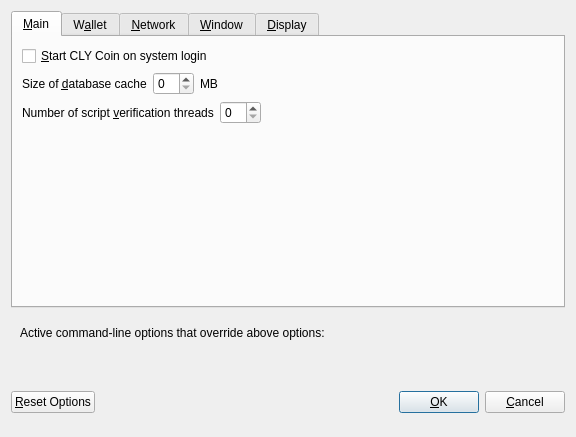
<?xml version="1.0" encoding="UTF-8"?>
<ui version="4.0">
 <class>OptionsDialog</class>
 <widget class="QDialog" name="OptionsDialog">
  <property name="geometry">
   <rect>
    <x>0</x>
    <y>0</y>
    <width>576</width>
    <height>402</height>
   </rect>
  </property>
  <property name="windowTitle">
   <string>Options</string>
  </property>
  <property name="modal">
   <bool>true</bool>
  </property>
  <layout class="QVBoxLayout" name="verticalLayout">
   <item>
    <widget class="QTabWidget" name="tabWidget">
     <property name="currentIndex">
      <number>0</number>
     </property>
     <widget class="QWidget" name="tabMain">
      <attribute name="title">
       <string>&amp;Main</string>
      </attribute>
      <layout class="QVBoxLayout" name="verticalLayout_Main">
       <item>
        <widget class="QCheckBox" name="bitcoinAtStartup">
         <property name="toolTip">
          <string>Automatically start CLY Coin after logging in to the system.</string>
         </property>
         <property name="text">
          <string>&amp;Start CLY Coin on system login</string>
         </property>
        </widget>
       </item>
       <item>
        <layout class="QHBoxLayout" name="horizontalLayout_2_Main">
         <item>
          <widget class="QLabel" name="databaseCacheLabel">
           <property name="text">
            <string>Size of &amp;database cache</string>
           </property>
           <property name="textFormat">
            <enum>Qt::PlainText</enum>
           </property>
           <property name="buddy">
            <cstring>databaseCache</cstring>
           </property>
          </widget>
         </item>
         <item>
          <widget class="QSpinBox" name="databaseCache"/>
         </item>
         <item>
          <widget class="QLabel" name="databaseCacheUnitLabel">
           <property name="text">
            <string>MB</string>
           </property>
           <property name="textFormat">
            <enum>Qt::PlainText</enum>
           </property>
          </widget>
         </item>
         <item>
          <spacer name="horizontalSpacer_2_Main">
           <property name="orientation">
            <enum>Qt::Horizontal</enum>
           </property>
           <property name="sizeHint" stdset="0">
            <size>
             <width>40</width>
             <height>20</height>
            </size>
           </property>
          </spacer>
         </item>
        </layout>
       </item>
       <item>
        <layout class="QHBoxLayout" name="horizontalLayout_3_Main">
         <item>
          <widget class="QLabel" name="threadsScriptVerifLabel">
           <property name="text">
            <string>Number of script &amp;verification threads</string>
           </property>
           <property name="textFormat">
            <enum>Qt::PlainText</enum>
           </property>
           <property name="buddy">
            <cstring>threadsScriptVerif</cstring>
           </property>
          </widget>
         </item>
         <item>
          <widget class="QSpinBox" name="threadsScriptVerif">
           <property name="toolTip">
            <string>(0 = auto, &lt;0 = leave that many cores free)</string>
           </property>
          </widget>
         </item>
         <item>
          <spacer name="horizontalSpacer_3_Main">
           <property name="orientation">
            <enum>Qt::Horizontal</enum>
           </property>
           <property name="sizeHint" stdset="0">
            <size>
             <width>40</width>
             <height>20</height>
            </size>
           </property>
          </spacer>
         </item>
        </layout>
       </item>
       <item>
        <spacer name="verticalSpacer_Main">
         <property name="orientation">
          <enum>Qt::Vertical</enum>
         </property>
         <property name="sizeHint" stdset="0">
          <size>
           <width>20</width>
           <height>40</height>
          </size>
         </property>
        </spacer>
       </item>
      </layout>
     </widget>
     <widget class="QWidget" name="tabWallet">
      <attribute name="title">
       <string>W&amp;allet</string>
      </attribute>
      <layout class="QVBoxLayout" name="verticalLayout_Wallet">
       <item>
        <widget class="QGroupBox" name="groupBox">
         <property name="title">
          <string>Expert</string>
         </property>
         <layout class="QVBoxLayout" name="verticalLayout_2">
          <item>
           <widget class="QCheckBox" name="coinControlFeatures">
            <property name="toolTip">
             <string>Whether to show coin control features or not.</string>
            </property>
            <property name="text">
             <string>Enable coin &amp;control features</string>
            </property>
           </widget>
          </item>
          <item>
           <widget class="QCheckBox" name="showMasternodesTab">
            <property name="toolTip">
             <string>Show additional tab listing all your masternodes in first sub-tab&lt;br/&gt;and all masternodes on the network in second sub-tab.</string>
            </property>
            <property name="text">
             <string>Show Masternodes Tab</string>
            </property>
           </widget>
          </item>
          <item>
           <widget class="QCheckBox" name="showAdvancedPSUI">
            <property name="toolTip">
             <string>Show additional information and buttons for PrivateSend on overview screen.</string>
            </property>
            <property name="text">
             <string>Enable advanced PrivateSend interface</string>
            </property>
           </widget>
          </item>
          <item>
           <widget class="QCheckBox" name="lowKeysWarning">
            <property name="toolTip">
             <string>Show warning dialog when PrivateSend detects that wallet has very low number of keys left.</string>
            </property>
            <property name="text">
             <string>Warn if PrivateSend is running out of keys</string>
            </property>
           </widget>
          </item>
          <item>
           <widget class="QCheckBox" name="privateSendMultiSession">
            <property name="toolTip">
             <string>Whether to use experimental PrivateSend mode with multiple mixing sessions per block.&lt;br/&gt;Note: You must use this feature carefully.&lt;br/&gt;Make sure you always have recent wallet (auto)backup in a safe place!</string>
            </property>
            <property name="text">
             <string>Enable PrivateSend &amp;multi-session</string>
            </property>
           </widget>
          </item>
          <item>
           <widget class="QCheckBox" name="spendZeroConfChange">
            <property name="toolTip">
             <string>If you disable the spending of unconfirmed change, the change from a transaction&lt;br/&gt;cannot be used until that transaction has at least one confirmation.&lt;br/&gt;This also affects how your balance is computed.</string>
            </property>
            <property name="text">
             <string>&amp;Spend unconfirmed change</string>
            </property>
           </widget>
          </item>
         </layout>
        </widget>
       </item>
       <item>
        <layout class="QHBoxLayout" name="horizontalLayout_4_Wallet">
         <item>
          <widget class="QLabel" name="label">
           <property name="toolTip">
            <string>This setting determines the amount of individual masternodes that an input will be anonymized through.&lt;br/&gt;More rounds of anonymization gives a higher degree of privacy, but also costs more in fees.</string>
           </property>
           <property name="text">
            <string>PrivateSend rounds to use</string>
           </property>
          </widget>
         </item>
         <item>
          <widget class="QSpinBox" name="privateSendRounds">
           <property name="minimum">
            <number>2</number>
           </property>
           <property name="maximum">
            <number>8</number>
           </property>
           <property name="value">
            <number>4</number>
           </property>
          </widget>
         </item>
        </layout>
       </item>
       <item>
        <layout class="QHBoxLayout" name="horizontalLayout">
         <item>
          <widget class="QLabel" name="label_2">
           <property name="toolTip">
            <string>This amount acts as a threshold to turn off PrivateSend once it's reached.</string>
           </property>
           <property name="statusTip">
            <string notr="true"/>
           </property>
           <property name="whatsThis">
            <string notr="true"/>
           </property>
           <property name="accessibleName">
            <string notr="true"/>
           </property>
           <property name="accessibleDescription">
            <string notr="true"/>
           </property>
           <property name="text">
            <string>Amount of CLYCoin to keep anonymized</string>
           </property>
          </widget>
         </item>
         <item>
          <widget class="QSpinBox" name="privateSendAmount">
           <property name="minimum">
            <number>2</number>
           </property>
           <property name="maximum">
            <number>2000</number>
           </property>
           <property name="singleStep">
            <number>10</number>
           </property>
           <property name="value">
            <number>1000</number>
           </property>
          </widget>
         </item>
        </layout>
       </item>
       <item>
        <spacer name="verticalSpacer_Wallet">
         <property name="orientation">
          <enum>Qt::Vertical</enum>
         </property>
         <property name="sizeHint" stdset="0">
          <size>
           <width>20</width>
           <height>40</height>
          </size>
         </property>
        </spacer>
       </item>
      </layout>
     </widget>
     <widget class="QWidget" name="tabNetwork">
      <attribute name="title">
       <string>&amp;Network</string>
      </attribute>
      <layout class="QVBoxLayout" name="verticalLayout_Network">
       <item>
        <widget class="QCheckBox" name="mapPortUpnp">
         <property name="toolTip">
          <string>Automatically open the CLY Coin client port on the router. This only works when your router supports UPnP and it is enabled.</string>
         </property>
         <property name="text">
          <string>Map port using &amp;UPnP</string>
         </property>
        </widget>
       </item>
       <item>
        <widget class="QCheckBox" name="allowIncoming">
         <property name="toolTip">
          <string>Accept connections from outside</string>
         </property>
         <property name="text">
          <string>Allow incoming connections</string>
         </property>
        </widget>
       </item>
       <item>
        <widget class="QCheckBox" name="connectSocks">
         <property name="toolTip">
          <string>Connect to the CLYCoin network through a SOCKS5 proxy.</string>
         </property>
         <property name="text">
          <string>&amp;Connect through SOCKS5 proxy (default proxy):</string>
         </property>
        </widget>
       </item>
       <item>
        <layout class="QHBoxLayout" name="horizontalLayout_1_Network">
         <item>
          <widget class="QLabel" name="proxyIpLabel">
           <property name="text">
            <string>Proxy &amp;IP:</string>
           </property>
           <property name="textFormat">
            <enum>Qt::PlainText</enum>
           </property>
           <property name="buddy">
            <cstring>proxyIp</cstring>
           </property>
          </widget>
         </item>
         <item>
          <widget class="QValidatedLineEdit" name="proxyIp">
           <property name="minimumSize">
            <size>
             <width>140</width>
             <height>0</height>
            </size>
           </property>
           <property name="maximumSize">
            <size>
             <width>140</width>
             <height>16777215</height>
            </size>
           </property>
           <property name="toolTip">
            <string>IP address of the proxy (e.g. IPv4: 127.0.0.1 / IPv6: ::1)</string>
           </property>
          </widget>
         </item>
         <item>
          <widget class="QLabel" name="proxyPortLabel">
           <property name="text">
            <string>&amp;Port:</string>
           </property>
           <property name="textFormat">
            <enum>Qt::PlainText</enum>
           </property>
           <property name="buddy">
            <cstring>proxyPort</cstring>
           </property>
          </widget>
         </item>
         <item>
          <widget class="QLineEdit" name="proxyPort">
           <property name="minimumSize">
            <size>
             <width>55</width>
             <height>0</height>
            </size>
           </property>
           <property name="maximumSize">
            <size>
             <width>55</width>
             <height>16777215</height>
            </size>
           </property>
           <property name="toolTip">
            <string>Port of the proxy (e.g. 9050)</string>
           </property>
          </widget>
         </item>
         <item>
          <spacer name="horizontalSpacer_1_Network">
           <property name="orientation">
            <enum>Qt::Horizontal</enum>
           </property>
           <property name="sizeHint" stdset="0">
            <size>
             <width>40</width>
             <height>20</height>
            </size>
           </property>
          </spacer>
         </item>
        </layout>
       </item>
       <item>
        <layout class="QHBoxLayout" name="horizontalLayout_2_Network">
         <item>
          <widget class="QLabel" name="proxyActiveNets">
           <property name="text">
            <string>Used for reaching peers via:</string>
           </property>
           <property name="textFormat">
            <enum>Qt::PlainText</enum>
           </property>
          </widget>
         </item>
         <item>
          <widget class="QCheckBox" name="proxyReachIPv4">
           <property name="enabled">
            <bool>false</bool>
           </property>
           <property name="toolTip">
            <string>Shows, if the supplied default SOCKS5 proxy is used to reach peers via this network type.</string>
           </property>
           <property name="text">
            <string/>
           </property>
          </widget>
         </item>
         <item>
          <widget class="QLabel" name="proxyReachIPv4Label">
           <property name="text">
            <string>IPv4</string>
           </property>
           <property name="textFormat">
            <enum>Qt::PlainText</enum>
           </property>
          </widget>
         </item>
         <item>
          <widget class="QCheckBox" name="proxyReachIPv6">
           <property name="enabled">
            <bool>false</bool>
           </property>
           <property name="toolTip">
            <string>Shows, if the supplied default SOCKS5 proxy is used to reach peers via this network type.</string>
           </property>
           <property name="text">
            <string/>
           </property>
          </widget>
         </item>
         <item>
          <widget class="QLabel" name="proxyReachIPv6Label">
           <property name="text">
            <string>IPv6</string>
           </property>
           <property name="textFormat">
            <enum>Qt::PlainText</enum>
           </property>
          </widget>
         </item>
         <item>
          <widget class="QCheckBox" name="proxyReachTor">
           <property name="enabled">
            <bool>false</bool>
           </property>
           <property name="toolTip">
            <string>Shows, if the supplied default SOCKS5 proxy is used to reach peers via this network type.</string>
           </property>
           <property name="text">
            <string/>
           </property>
          </widget>
         </item>
         <item>
          <widget class="QLabel" name="proxyReachTorLabel">
           <property name="text">
            <string>Tor</string>
           </property>
           <property name="textFormat">
            <enum>Qt::PlainText</enum>
           </property>
          </widget>
         </item>
         <item>
          <spacer name="horizontalSpacer_2_Network">
           <property name="orientation">
            <enum>Qt::Horizontal</enum>
           </property>
           <property name="sizeHint" stdset="0">
            <size>
             <width>40</width>
             <height>20</height>
            </size>
           </property>
          </spacer>
         </item>
        </layout>
       </item>
       <item>
        <widget class="QCheckBox" name="connectSocksTor">
         <property name="toolTip">
          <string>Connect to the CLYCoin network through a separate SOCKS5 proxy for Tor hidden services.</string>
         </property>
         <property name="text">
          <string>Use separate SOCKS5 proxy to reach peers via Tor hidden services:</string>
         </property>
        </widget>
       </item>
       <item>
        <layout class="QHBoxLayout" name="horizontalLayout_3_Network">
         <item>
          <widget class="QLabel" name="proxyIpTorLabel">
           <property name="text">
            <string>Proxy &amp;IP:</string>
           </property>
           <property name="textFormat">
            <enum>Qt::PlainText</enum>
           </property>
           <property name="buddy">
            <cstring>proxyIpTor</cstring>
           </property>
          </widget>
         </item>
         <item>
          <widget class="QValidatedLineEdit" name="proxyIpTor">
           <property name="minimumSize">
            <size>
             <width>140</width>
             <height>0</height>
            </size>
           </property>
           <property name="maximumSize">
            <size>
             <width>140</width>
             <height>16777215</height>
            </size>
           </property>
           <property name="toolTip">
            <string>IP address of the proxy (e.g. IPv4: 127.0.0.1 / IPv6: ::1)</string>
           </property>
          </widget>
         </item>
         <item>
          <widget class="QLabel" name="proxyPortTorLabel">
           <property name="text">
            <string>&amp;Port:</string>
           </property>
           <property name="textFormat">
            <enum>Qt::PlainText</enum>
           </property>
           <property name="buddy">
            <cstring>proxyPortTor</cstring>
           </property>
          </widget>
         </item>
         <item>
          <widget class="QLineEdit" name="proxyPortTor">
           <property name="minimumSize">
            <size>
             <width>55</width>
             <height>0</height>
            </size>
           </property>
           <property name="maximumSize">
            <size>
             <width>55</width>
             <height>16777215</height>
            </size>
           </property>
           <property name="toolTip">
            <string>Port of the proxy (e.g. 9050)</string>
           </property>
          </widget>
         </item>
         <item>
          <spacer name="horizontalSpacer_4_Network">
           <property name="orientation">
            <enum>Qt::Horizontal</enum>
           </property>
           <property name="sizeHint" stdset="0">
            <size>
             <width>40</width>
             <height>20</height>
            </size>
           </property>
          </spacer>
         </item>
        </layout>
       </item>
       <item>
        <spacer name="verticalSpacer_Network">
         <property name="orientation">
          <enum>Qt::Vertical</enum>
         </property>
         <property name="sizeHint" stdset="0">
          <size>
           <width>20</width>
           <height>40</height>
          </size>
         </property>
        </spacer>
       </item>
      </layout>
     </widget>
     <widget class="QWidget" name="tabWindow">
      <attribute name="title">
       <string>&amp;Window</string>
      </attribute>
      <layout class="QVBoxLayout" name="verticalLayout_Window">
       <item>
        <widget class="QCheckBox" name="hideTrayIcon">
         <property name="toolTip">
          <string>&amp;Hide the icon from the system tray.</string>
         </property>
         <property name="text">
          <string>Hide tray icon</string>
         </property>
        </widget>
       </item>
       <item>
        <widget class="QCheckBox" name="minimizeToTray">
         <property name="toolTip">
          <string>Show only a tray icon after minimizing the window.</string>
         </property>
         <property name="text">
          <string>&amp;Minimize to the tray instead of the taskbar</string>
         </property>
        </widget>
       </item>
       <item>
        <widget class="QCheckBox" name="minimizeOnClose">
         <property name="toolTip">
          <string>Minimize instead of exit the application when the window is closed. When this option is enabled, the application will be closed only after selecting Exit in the menu.</string>
         </property>
         <property name="text">
          <string>M&amp;inimize on close</string>
         </property>
        </widget>
       </item>
       <item>
        <spacer name="verticalSpacer_Window">
         <property name="orientation">
          <enum>Qt::Vertical</enum>
         </property>
         <property name="sizeHint" stdset="0">
          <size>
           <width>20</width>
           <height>40</height>
          </size>
         </property>
        </spacer>
       </item>
      </layout>
     </widget>
     <widget class="QWidget" name="tabDisplay">
      <attribute name="title">
       <string>&amp;Display</string>
      </attribute>
      <layout class="QVBoxLayout" name="verticalLayout_Display">
       <item>
        <layout class="QHBoxLayout" name="horizontalLayout_1_Display">
         <item>
          <widget class="QLabel" name="langLabel">
           <property name="text">
            <string>User Interface &amp;language:</string>
           </property>
           <property name="textFormat">
            <enum>Qt::PlainText</enum>
           </property>
           <property name="buddy">
            <cstring>lang</cstring>
           </property>
          </widget>
         </item>
         <item>
          <widget class="QValueComboBox" name="lang">
           <property name="toolTip">
            <string>The user interface language can be set here. This setting will take effect after restarting CLY Coin.</string>
           </property>
          </widget>
         </item>
        </layout>
       </item>
       <item>
        <widget class="QLabel" name="label_3">
         <property name="toolTip">
          <string notr="true"/>
         </property>
         <property name="statusTip">
          <string notr="true"/>
         </property>
         <property name="whatsThis">
          <string notr="true"/>
         </property>
         <property name="accessibleName">
          <string notr="true"/>
         </property>
         <property name="text">
          <string>Language missing or translation incomplete? Help contributing translations here:
https://www.transifex.com/projects/p/clycoin/</string>
         </property>
         <property name="wordWrap">
          <bool>true</bool>
         </property>
         <property name="openExternalLinks">
          <bool>true</bool>
         </property>
         <property name="textInteractionFlags">
          <set>Qt::TextBrowserInteraction</set>
         </property>
        </widget>
       </item>
       <item>
        <layout class="QHBoxLayout" name="horizontalLayout_4_Display" stretch="0,0">
         <item>
          <widget class="QLabel" name="themeLabel">
           <property name="text">
            <string>User Interface Theme:</string>
           </property>
          </widget>
         </item>
         <item>
          <widget class="QValueComboBox" name="theme"/>
         </item>
        </layout>
       </item>
       <item>
        <widget class="Line" name="line">
         <property name="orientation">
          <enum>Qt::Horizontal</enum>
         </property>
        </widget>
       </item>
       <item>
        <layout class="QHBoxLayout" name="horizontalLayout_2_Display">
         <item>
          <widget class="QLabel" name="unitLabel">
           <property name="text">
            <string>&amp;Unit to show amounts in:</string>
           </property>
           <property name="textFormat">
            <enum>Qt::PlainText</enum>
           </property>
           <property name="buddy">
            <cstring>unit</cstring>
           </property>
          </widget>
         </item>
         <item>
          <widget class="QValueComboBox" name="unit">
           <property name="toolTip">
            <string>Choose the default subdivision unit to show in the interface and when sending coins.</string>
           </property>
          </widget>
         </item>
        </layout>
       </item>
       <item>
        <layout class="QHBoxLayout" name="horizontalLayout_5_Display">
         <item>
          <widget class="QLabel" name="digitsLabel">
           <property name="text">
            <string>Decimal digits</string>
           </property>
          </widget>
         </item>
         <item>
          <widget class="QValueComboBox" name="digits"/>
         </item>
        </layout>
       </item>
       <item>
        <layout class="QHBoxLayout" name="horizontalLayout_3_Display">
         <item>
          <widget class="QLabel" name="thirdPartyTxUrlsLabel">
           <property name="toolTip">
            <string>Third party URLs (e.g. a block explorer) that appear in the transactions tab as context menu items.&lt;br/&gt;%s in the URL is replaced by transaction hash. Multiple URLs are separated by vertical bar |.</string>
           </property>
           <property name="text">
            <string>Third party transaction URLs</string>
           </property>
           <property name="buddy">
            <cstring>thirdPartyTxUrls</cstring>
           </property>
          </widget>
         </item>
         <item>
          <widget class="QLineEdit" name="thirdPartyTxUrls">
           <property name="toolTip">
            <string>Third party URLs (e.g. a block explorer) that appear in the transactions tab as context menu items.&lt;br/&gt;%s in the URL is replaced by transaction hash. Multiple URLs are separated by vertical bar |.</string>
           </property>
          </widget>
         </item>
        </layout>
       </item>
       <item>
        <spacer name="verticalSpacer">
         <property name="orientation">
          <enum>Qt::Vertical</enum>
         </property>
         <property name="sizeHint" stdset="0">
          <size>
           <width>20</width>
           <height>40</height>
          </size>
         </property>
        </spacer>
       </item>
      </layout>
     </widget>
    </widget>
   </item>
   <item>
    <widget class="QFrame" name="frame">
     <layout class="QVBoxLayout" name="verticalLayout_Bottom">
      <item>
       <layout class="QHBoxLayout" name="horizontalLayout_Bottom">
        <item>
         <widget class="QLabel" name="overriddenByCommandLineInfoLabel">
          <property name="text">
           <string>Active command-line options that override above options:</string>
          </property>
          <property name="textFormat">
           <enum>Qt::PlainText</enum>
          </property>
         </widget>
        </item>
        <item>
         <spacer name="horizontalSpacer_Bottom">
          <property name="orientation">
           <enum>Qt::Horizontal</enum>
          </property>
          <property name="sizeHint" stdset="0">
           <size>
            <width>40</width>
            <height>20</height>
           </size>
          </property>
         </spacer>
        </item>
       </layout>
      </item>
      <item>
       <widget class="QLabel" name="overriddenByCommandLineLabel">
        <property name="text">
         <string/>
        </property>
        <property name="textFormat">
         <enum>Qt::PlainText</enum>
        </property>
        <property name="wordWrap">
         <bool>true</bool>
        </property>
       </widget>
      </item>
     </layout>
    </widget>
   </item>
   <item>
    <layout class="QHBoxLayout" name="horizontalLayout_Buttons">
     <item>
      <widget class="QPushButton" name="resetButton">
       <property name="toolTip">
        <string>Reset all client options to default.</string>
       </property>
       <property name="text">
        <string>&amp;Reset Options</string>
       </property>
       <property name="autoDefault">
        <bool>false</bool>
       </property>
      </widget>
     </item>
     <item>
      <spacer name="horizontalSpacer_1">
       <property name="orientation">
        <enum>Qt::Horizontal</enum>
       </property>
       <property name="sizeHint" stdset="0">
        <size>
         <width>40</width>
         <height>48</height>
        </size>
       </property>
      </spacer>
     </item>
     <item>
      <widget class="QLabel" name="statusLabel">
       <property name="minimumSize">
        <size>
         <width>200</width>
         <height>0</height>
        </size>
       </property>
       <property name="font">
        <font>
         <weight>75</weight>
         <bold>true</bold>
        </font>
       </property>
       <property name="text">
        <string/>
       </property>
       <property name="textFormat">
        <enum>Qt::PlainText</enum>
       </property>
       <property name="wordWrap">
        <bool>true</bool>
       </property>
      </widget>
     </item>
     <item>
      <spacer name="horizontalSpacer_2">
       <property name="orientation">
        <enum>Qt::Horizontal</enum>
       </property>
       <property name="sizeHint" stdset="0">
        <size>
         <width>40</width>
         <height>48</height>
        </size>
       </property>
      </spacer>
     </item>
     <item>
      <widget class="QPushButton" name="okButton">
       <property name="text">
        <string>&amp;OK</string>
       </property>
       <property name="autoDefault">
        <bool>false</bool>
       </property>
       <property name="default">
        <bool>true</bool>
       </property>
      </widget>
     </item>
     <item>
      <widget class="QPushButton" name="cancelButton">
       <property name="text">
        <string>&amp;Cancel</string>
       </property>
       <property name="autoDefault">
        <bool>false</bool>
       </property>
      </widget>
     </item>
    </layout>
   </item>
  </layout>
 </widget>
 <customwidgets>
  <customwidget>
   <class>QValidatedLineEdit</class>
   <extends>QLineEdit</extends>
   <header>qvalidatedlineedit.h</header>
  </customwidget>
  <customwidget>
   <class>QValueComboBox</class>
   <extends>QComboBox</extends>
   <header>qvaluecombobox.h</header>
  </customwidget>
 </customwidgets>
 <resources/>
 <connections/>
</ui>
